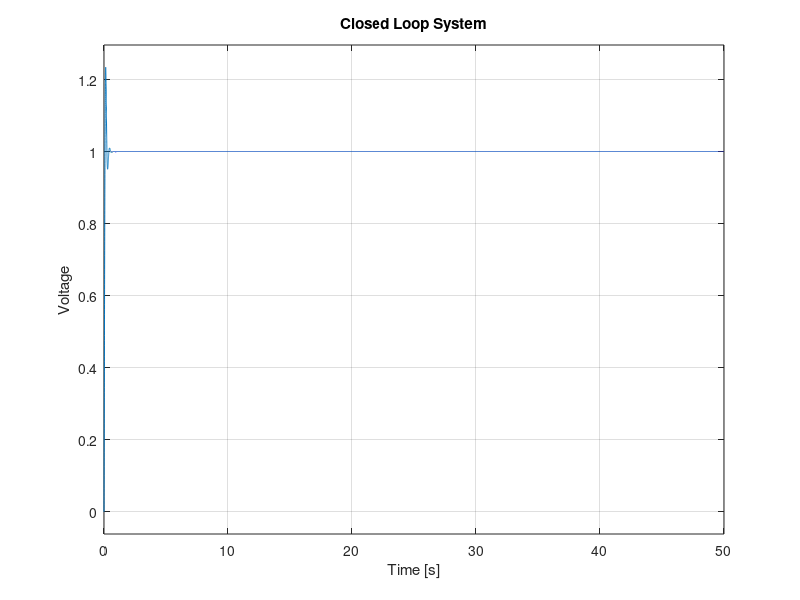

Reproduce this figure in MATLAB. (Note: this script raises an error after producing the figure.)
clc; clear;
% ESET 462 - Lab 6
% Keith Fritz

% Define initial conditions
% #1:
Kp = 1; Kd = 0; Ki = 50;

% #2:
%Kp = 1; Kd = 50; Ki = 0;

% #3:
%Kp = 1; Kd = 5; Ki = 5;

% Critically Damped PID coefficients:
% (Determined through manipuation of PID Tuner)
%Kp = 0; Kd = 0; Ki = 3.5;

R = 1;
C = 0.1;
t = 0:0.001:50;

s = tf('s');
pid = Kp + Ki/s + Kd*s;
%pid = pid(Kp,Ki,Kd)

Vc = 1/(R*C*s + 1);
T = feedback(Vc.*pid,1);

subplot(2,1,1)
step(Vc,t)
title("Open Loop System")
ylabel("Voltage")

subplot(2,1,2)
step(T,t)
title("Closed Loop System")
ylabel("Voltage")

pidTuner(Vc,pid)